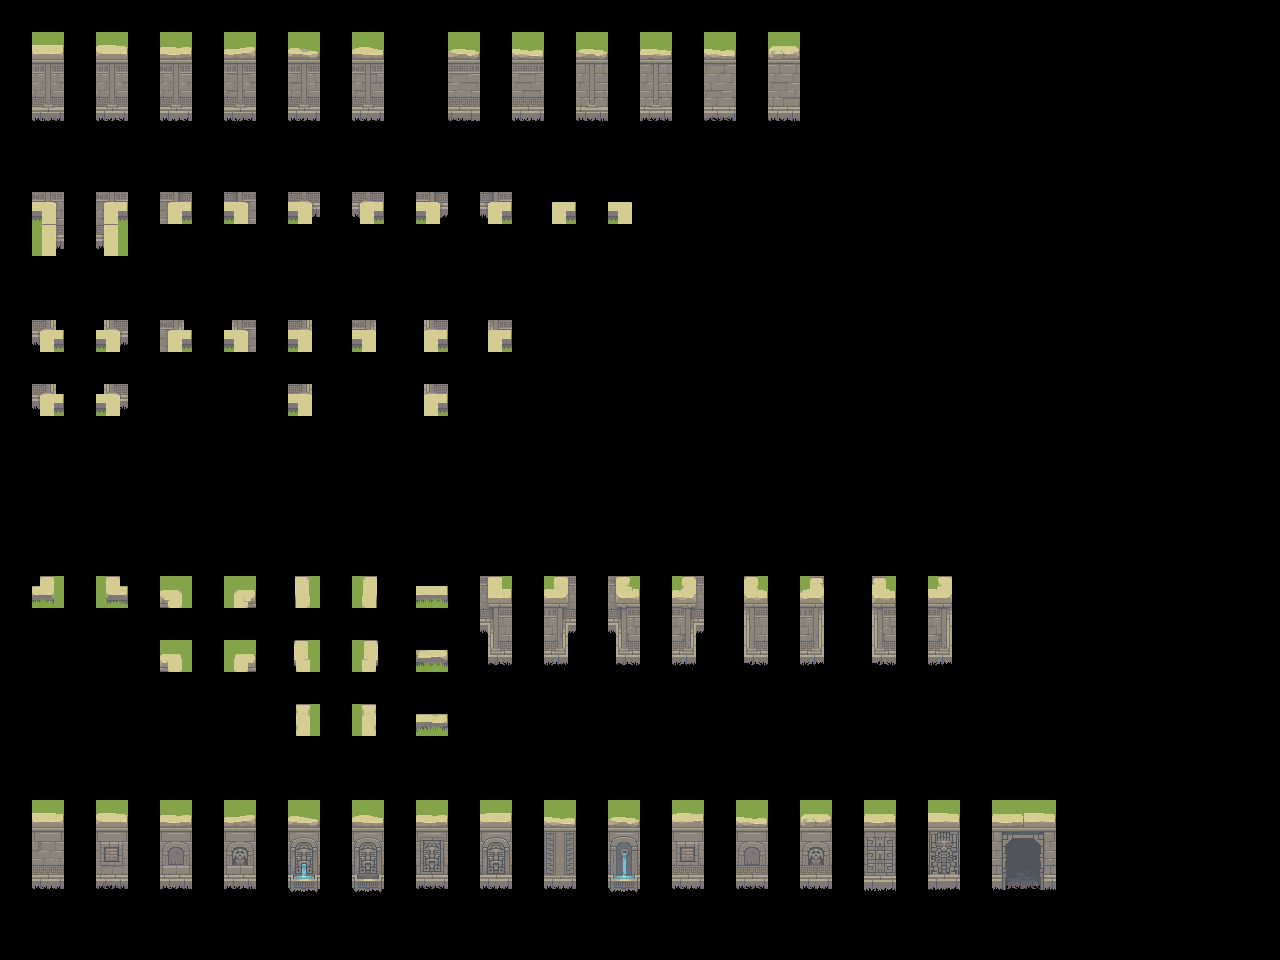

The image is a tile-based game level rendered from a .tmx file. Its description and complete source (layers, tilesets, objects, tile grids) follow:
An orthogonal 40x30 tile map with 32x32 px tiles, 2 tile layers (input_walls-1-2-3-4, output_walls-1-2-3-4) and 6 objects.

<map version="1.9" tiledversion="1.9.2" orientation="orthogonal" renderorder="right-down" width="40" height="30" tilewidth="32" tileheight="32" infinite="0" nextlayerid="4" nextobjectid="8">
 <properties>
  <property name="MatchInOrder" type="bool" value="true" />
 </properties>
 <tileset firstgid="1" source="../Tilesets/Ancient Ruins-Tileset - wall 2.tsx" />
 <layer id="1" name="input_walls-1-2-3-4" width="40" height="30" opacity="0.83">
  <data encoding="csv">
0,0,0,0,0,0,0,0,0,0,0,0,0,0,0,0,0,0,0,0,0,0,0,0,0,0,0,0,0,0,0,0,0,0,0,0,0,0,0,0,
0,67,0,67,0,67,0,67,0,67,0,67,0,0,67,0,67,0,67,0,67,0,67,0,67,0,0,0,0,0,0,0,0,0,0,0,0,0,0,0,
0,83,0,83,0,83,0,83,0,83,0,83,0,0,83,0,83,0,83,0,83,0,83,0,83,0,0,0,0,0,0,0,0,0,0,0,0,0,0,0,
0,99,0,99,0,99,0,99,0,99,0,99,0,0,99,0,99,0,99,0,99,0,99,0,99,0,0,0,0,0,0,0,0,0,0,0,0,0,0,0,
0,0,0,0,0,0,0,0,0,0,0,0,0,0,0,0,0,0,0,0,0,0,0,0,0,0,0,0,0,0,0,0,0,0,0,0,0,0,0,0,
0,0,0,0,0,0,0,0,0,0,0,0,0,0,0,0,0,0,0,0,0,0,0,0,0,0,0,0,0,0,0,0,0,0,0,0,0,0,0,0,
0,6,0,8,0,12,0,44,0,38,0,40,0,58,0,74,0,17,0,21,0,0,0,0,0,0,0,0,0,0,0,0,0,0,0,0,0,0,0,0,
0,22,0,24,0,0,0,0,0,0,0,0,0,0,0,0,0,0,0,0,0,0,0,0,0,0,0,0,0,0,0,0,0,0,0,0,0,0,0,0,
0,0,0,0,0,0,0,0,0,0,0,0,0,0,0,0,0,0,0,0,0,0,0,0,0,0,0,0,0,0,0,0,0,0,0,0,0,0,0,0,
0,0,0,0,0,0,0,0,0,0,0,0,0,0,0,0,0,0,0,0,0,0,0,0,0,0,0,0,0,0,0,0,0,0,0,0,0,0,0,0,
0,76,0,108,0,109,0,125,0,102,0,118,0,104,0,120,0,0,0,0,0,0,0,0,0,0,0,0,0,0,0,0,0,0,0,0,0,0,0,0,
0,0,0,0,0,0,0,0,0,0,0,0,0,0,0,0,0,0,0,0,0,0,0,0,0,0,0,0,0,0,0,0,0,0,0,0,0,0,0,0,
0,30,0,29,0,0,0,0,0,13,0,0,0,15,0,0,0,0,0,0,0,0,0,0,0,0,0,0,0,0,0,0,0,0,0,0,0,0,0,0,
0,0,0,0,0,0,0,0,0,0,0,0,0,0,0,0,0,0,0,0,0,0,0,0,0,0,0,0,0,0,0,0,0,0,0,0,0,0,0,0,
0,0,0,0,0,0,0,0,0,0,0,0,0,0,0,0,0,0,0,0,0,0,0,0,0,0,0,0,0,0,0,0,0,0,0,0,0,0,0,0,
0,0,0,0,0,0,0,0,0,0,0,0,0,0,0,0,0,0,0,0,0,0,0,0,0,0,0,0,0,0,0,0,0,0,0,0,0,0,0,0,
0,0,0,0,0,0,0,0,0,0,0,0,0,0,0,0,0,0,0,0,0,0,0,0,0,0,0,0,0,0,0,0,0,0,0,0,0,0,0,0,
0,0,0,0,0,0,0,0,0,0,0,0,0,0,0,0,0,0,0,0,0,0,0,0,0,0,0,0,0,0,0,0,0,0,0,0,0,0,0,0,
0,18,0,20,0,50,0,52,0,33,0,37,0,3,0,66,0,68,0,66,0,68,0,49,0,53,0,49,0,53,0,0,0,0,0,0,0,0,0,0,
0,0,0,0,0,0,0,0,0,0,0,0,0,0,0,82,0,84,0,82,0,84,0,65,0,69,0,65,0,69,0,0,0,0,0,0,0,0,0,0,
0,0,0,0,0,50,0,52,0,33,0,37,0,3,0,98,0,100,0,98,0,100,0,81,0,85,0,81,0,85,0,0,0,0,0,0,0,0,0,0,
0,0,0,0,0,0,0,0,0,0,0,0,0,0,0,0,0,0,0,0,0,0,0,0,0,0,0,0,0,0,0,0,0,0,0,0,0,0,0,0,
0,0,0,0,0,0,0,0,0,33,0,37,0,3,0,0,0,0,0,0,0,0,0,0,0,0,0,0,0,0,0,0,0,0,0,0,0,0,0,0,
0,0,0,0,0,0,0,0,0,0,0,0,0,0,0,0,0,0,0,0,0,0,0,0,0,0,0,0,0,0,0,0,0,0,0,0,0,0,0,0,
0,0,0,0,0,0,0,0,0,0,0,0,0,0,0,0,0,0,0,0,0,0,0,0,0,0,0,0,0,0,0,0,0,0,0,0,0,0,0,0,
0,67,0,67,0,67,0,67,0,67,0,67,0,67,0,67,0,67,0,67,0,67,0,67,0,67,0,67,0,67,0,67,67,0,0,0,0,0,0,0,
0,83,0,83,0,83,0,83,0,83,0,83,0,83,0,83,0,83,0,83,0,83,0,83,0,83,0,83,0,83,0,83,83,0,0,0,0,0,0,0,
0,99,0,99,0,99,0,99,0,99,0,99,0,99,0,99,0,99,0,99,0,99,0,99,0,99,0,99,0,99,0,99,99,0,0,0,0,0,0,0,
0,0,0,0,0,0,0,0,0,0,0,0,0,0,0,0,0,0,0,0,0,0,0,0,0,0,0,0,0,0,0,0,0,0,0,0,0,0,0,0,
0,0,0,0,0,0,0,0,0,0,0,0,0,0,0,0,0,0,0,0,0,0,0,0,0,0,0,0,0,0,0,0,0,0,0,0,0,0,0,0
</data>
 </layer>
 <layer id="2" name="output_walls-1-2-3-4" width="40" height="30">
  <data encoding="csv">
0,0,0,0,0,0,0,0,0,0,0,0,0,0,0,0,0,0,0,0,0,0,0,0,0,0,0,0,0,0,0,0,0,0,0,0,0,0,0,0,
0,145,0,146,0,147,0,148,0,149,0,150,0,0,152,0,153,0,154,0,155,0,156,0,157,0,0,0,0,0,0,0,0,0,0,0,0,0,0,0,
0,161,0,162,0,163,0,164,0,165,0,166,0,0,168,0,169,0,170,0,171,0,172,0,173,0,0,0,0,0,0,0,0,0,0,0,0,0,0,0,
0,177,0,178,0,179,0,180,0,181,0,182,0,0,184,0,185,0,186,0,187,0,188,0,189,0,0,0,0,0,0,0,0,0,0,0,0,0,0,0,
0,0,0,0,0,0,0,0,0,0,0,0,0,0,0,0,0,0,0,0,0,0,0,0,0,0,0,0,0,0,0,0,0,0,0,0,0,0,0,0,
0,0,0,0,0,0,0,0,0,0,0,0,0,0,0,0,0,0,0,0,0,0,0,0,0,0,0,0,0,0,0,0,0,0,0,0,0,0,0,0,
0,7,0,9,0,28,0,60,0,39,0,41,0,59,0,75,0,2,0,4,0,0,0,0,0,0,0,0,0,0,0,0,0,0,0,0,0,0,0,0,
0,23,0,25,0,0,0,0,0,0,0,0,0,0,0,0,0,0,0,0,0,0,0,0,0,0,0,0,0,0,0,0,0,0,0,0,0,0,0,0,
0,0,0,0,0,0,0,0,0,0,0,0,0,0,0,0,0,0,0,0,0,0,0,0,0,0,0,0,0,0,0,0,0,0,0,0,0,0,0,0,
0,0,0,0,0,0,0,0,0,0,0,0,0,0,0,0,0,0,0,0,0,0,0,0,0,0,0,0,0,0,0,0,0,0,0,0,0,0,0,0,
0,92,0,124,0,110,0,126,0,103,0,119,0,105,0,121,0,0,0,0,0,0,0,0,0,0,0,0,0,0,0,0,0,0,0,0,0,0,0,0,
0,0,0,0,0,0,0,0,0,0,0,0,0,0,0,0,0,0,0,0,0,0,0,0,0,0,0,0,0,0,0,0,0,0,0,0,0,0,0,0,
0,46,0,45,0,0,0,0,0,14,0,0,0,16,0,0,0,0,0,0,0,0,0,0,0,0,0,0,0,0,0,0,0,0,0,0,0,0,0,0,
0,0,0,0,0,0,0,0,0,0,0,0,0,0,0,0,0,0,0,0,0,0,0,0,0,0,0,0,0,0,0,0,0,0,0,0,0,0,0,0,
0,0,0,0,0,0,0,0,0,0,0,0,0,0,0,0,0,0,0,0,0,0,0,0,0,0,0,0,0,0,0,0,0,0,0,0,0,0,0,0,
0,0,0,0,0,0,0,0,0,0,0,0,0,0,0,0,0,0,0,0,0,0,0,0,0,0,0,0,0,0,0,0,0,0,0,0,0,0,0,0,
0,0,0,0,0,0,0,0,0,0,0,0,0,0,0,0,0,0,0,0,0,0,0,0,0,0,0,0,0,0,0,0,0,0,0,0,0,0,0,0,
0,0,0,0,0,0,0,0,0,0,0,0,0,0,0,0,0,0,0,0,0,0,0,0,0,0,0,0,0,0,0,0,0,0,0,0,0,0,0,0,
0,193,0,194,0,209,0,210,0,195,0,196,0,197,0,198,0,199,0,200,0,201,0,202,0,203,0,204,0,205,0,0,0,0,0,0,0,0,0,0,
0,0,0,0,0,0,0,0,0,0,0,0,0,0,0,214,0,215,0,216,0,217,0,218,0,219,0,220,0,221,0,0,0,0,0,0,0,0,0,0,
0,0,0,0,0,225,0,226,0,211,0,212,0,213,0,230,0,231,0,232,0,233,0,234,0,235,0,236,0,237,0,0,0,0,0,0,0,0,0,0,
0,0,0,0,0,0,0,0,0,0,0,0,0,0,0,0,0,0,0,0,0,0,0,0,0,0,0,0,0,0,0,0,0,0,0,0,0,0,0,0,
0,0,0,0,0,0,0,0,0,227,0,228,0,229,0,0,0,0,0,0,0,0,0,0,0,0,0,0,0,0,0,0,0,0,0,0,0,0,0,0,
0,0,0,0,0,0,0,0,0,0,0,0,0,0,0,0,0,0,0,0,0,0,0,0,0,0,0,0,0,0,0,0,0,0,0,0,0,0,0,0,
0,0,0,0,0,0,0,0,0,0,0,0,0,0,0,0,0,0,0,0,0,0,0,0,0,0,0,0,0,0,0,0,0,0,0,0,0,0,0,0,
0,241,0,242,0,243,0,244,0,245,0,246,0,247,0,248,0,249,0,250,0,251,0,252,0,253,0,254,0,255,0,206,207,0,0,0,0,0,0,0,
0,257,0,258,0,259,0,260,0,261,0,262,0,263,0,264,0,265,0,266,0,267,0,268,0,269,0,270,0,271,0,222,223,0,0,0,0,0,0,0,
0,273,0,274,0,275,0,276,0,277,0,278,0,279,0,280,0,281,0,282,0,283,0,284,0,285,0,286,0,287,0,238,239,0,0,0,0,0,0,0,
0,0,0,0,0,0,0,0,0,0,0,0,0,0,0,0,0,0,0,0,0,0,0,0,0,0,0,0,0,0,0,0,0,0,0,0,0,0,0,0,
0,0,0,0,0,0,0,0,0,0,0,0,0,0,0,0,0,0,0,0,0,0,0,0,0,0,0,0,0,0,0,0,0,0,0,0,0,0,0,0
</data>
 </layer>
 <objectgroup id="3" name="rule_options" offsetx="-10.6667" offsety="-16.6667">
  <object id="1" x="22" y="28" width="131" height="124.667">
   <properties>
    <property name="Disabled" type="bool" value="false" />
    <property name="Probability" type="float" value="0.2" />
   </properties>
  </object>
  <object id="2" x="28" y="180.667" width="917.333" height="320">
   <properties>
    <property name="Disabled" type="bool" value="false" />
    <property name="Probability" type="float" value="0.25" />
   </properties>
  </object>
  <object id="4" x="29.6667" y="568.333" width="955" height="205">
   <properties>
    <property name="Probability" type="float" value="0.25" />
   </properties>
  </object>
  <object id="5" x="448.667" y="28.6667" width="497" height="129">
   <properties>
    <property name="Probability" type="float" value="0.2" />
   </properties>
  </object>
  <object id="6" x="162.667" y="29" width="243.333" height="123.667">
   <properties>
    <property name="Probability" type="float" value="0.25" />
   </properties>
  </object>
  <object id="7" x="24" y="802" width="1074.67" height="148">
   <properties>
    <property name="Probability" type="float" value="0.3" />
   </properties>
  </object>
 </objectgroup>
</map>
